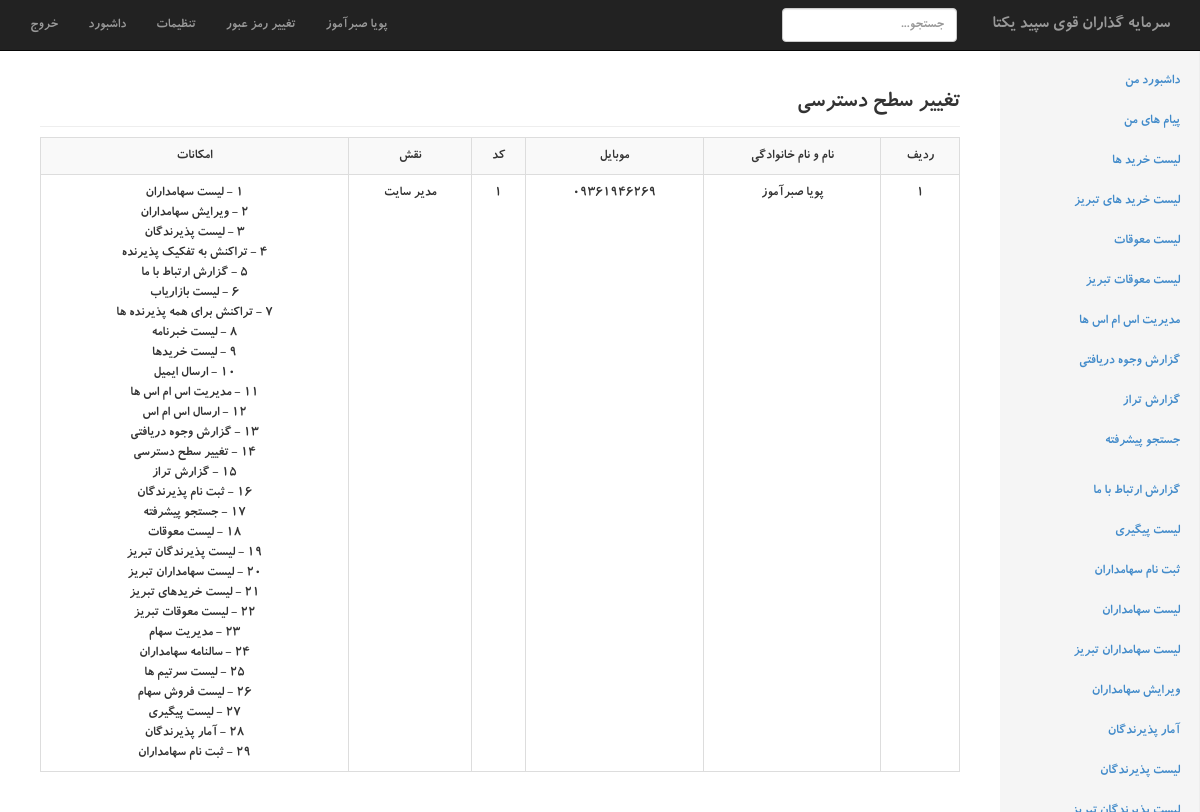
The page /index.php?page=change_privileges (signed in) on the database its author committed.
### tables this page shows
CREATE TABLE IF NOT EXISTS `roles` (
  `id` int(11) NOT NULL AUTO_INCREMENT,
  `title` varchar(250) NOT NULL,
  PRIMARY KEY (`id`)
);

CREATE TABLE IF NOT EXISTS `rolespermissions` (
  `id` int(11) NOT NULL AUTO_INCREMENT,
  `roles_id` int(11) NOT NULL,
  `permissions_id` int(11) NOT NULL,
  PRIMARY KEY (`id`)
);

CREATE TABLE IF NOT EXISTS `permissions` (
  `id` int(11) NOT NULL AUTO_INCREMENT,
  `title` varchar(250) NOT NULL,
  `ENtitle` varchar(250) NOT NULL,
  PRIMARY KEY (`id`)
);

### include/change_privileges.php (the view, shortened to what this page needs)
<h3 class="sub-header">تغییر سطح دسترسی</h3>
<div class="table-responsive">
            <table class="table table-striped table-hover table-bordered">
                <tr>
					<th>ردیف</th>
                    <th>نام و نام خانوادگی</th>
					<th>موبایل</th>
                    <th>کد</th>
                    <th>نقش</th>
                    <th>امکانات</th>
				</tr>
<?php
$i = 1 ;
$mojavez='';
	$server_name="localhost";
	$username_db="sunnycart";
	$password_db="kosenanat:dD1369";
	$db_name="sunnycart";
	$mysqli=new mysqli($server_name,$username_db,$password_db,$db_name) or die("Connection Failed...!");
	$mysqli->set_charset("utf8");
	$admins_query = "SELECT
								 admins.first_name
								,admins.last_name
								,admins.mobile
								,admins.roles_id
								,roles.id
								,roles.title
								 FROM admins
									INNER JOIN roles
											ON admins.roles_id = roles.id";
	$admins_result = $mysqli->query($admins_query);
while($admins_row = $admins_result ->fetch_assoc()){
			$roles_id = $admins_row['roles_id'];
			$roles_query = "SELECT * FROM rolespermissions WHERE roles_id = '$roles_id' ; ";
			$roles_result = $mysqli->query($roles_query);
			while($roles_row = $roles_result ->fetch_assoc()){
				$permissions_id = $roles_row['permissions_id'];
					$permissions_query = "SELECT * FROM permissions WHERE id = '$permissions_id' ; ";
					$permissions_result = $mysqli->query($permissions_query);
					$permissions_row = $permissions_result ->fetch_assoc();
					$permissions_title = $permissions_row['title'];
				$mojavez .= $permissions_id.' - '.$permissions_title.'<br>';
			}
		echo "
		  <tr>
					<td>$i</td>
					<td>$admins_row[first_name] $admins_row[last_name]</td>
					<td>$admins_row[mobile]</td>
					<td>$admins_row[roles_id]</td>
					<td>$admins_row[title]</td>
					<td>$mojavez</td>
		  </tr>";
		$i++;
}
?>
</table>
</div>

### index.php (shortened to what this page needs)
<!DOCTYPE html>
<html lang="en">
  <head>
    <link href="css/bootstrap.min.css" rel="stylesheet">
    <link href="css/style.css" rel="stylesheet">
    <link href="css/dashboard.css" rel="stylesheet">
  </head>
  <body>
    <div class="navbar navbar-inverse navbar-fixed-top" role="navigation">
      <div class="container-fluid">
        <div class="navbar-collapse collapse">
          <ul class="nav navbar-nav navbar-right" style="float:left !important">
            <li><a href="logout.php">خروج</a></li>
            <li><a href="#">داشبورد</a></li>
            <li><a href="#">تنظیمات</a></li>
            <li><a href="index.php?page=password_update">تغییر رمز عبور</a></li>
            <li><a href="index.php?page=home"><?php echo $_SESSION['MM_admin_first_name'].' '.$_SESSION['MM_admin_last_name']; ?></a></li>
          </ul>
          <a class="navbar-brand" href="index.php" style="float:right; margin-left:20px;">سرمایه گذاران قوی سپید یکتا</a>
          <form class="navbar-form navbar-right">
            <input type="text" class="form-control" placeholder="جستجو...">
          </form>
        </div>
      </div>
    </div>
    <div class="container-fluid">
      <div class="row">
        <?php include('include/sidebar.php'); ?>
        <div class="col-sm-9 col-md-10 main">
          <?php
		  	if(isset($_GET['page'])){
					if(is_file("include/$_GET[page].php")){
						include("include/$_GET[page].php");
					}elseif(is_file("include/tabriz/$_GET[page].php")){
						include("include/tabriz/$_GET[page].php");
					}else{
						echo 'صفحه مورد نظر وجود ندارد.';}
			}else{
				include('include/home.php');
			}
		  ?>
        </div>
      </div>
    </div>
  </body>
</html>

### include/sidebar.php (shortened to what this page needs)
<?php
	$users_list = false;
	$users_list_tabriz = false;
	$users_edit = false;
	$receptors_list = false;
	$receptors_list_tabriz = false;
	$contactus_list = false;
	$transactions_list = false;
	$unknown_list = false;
	$transactions_list_tabriz = false;
	$unknown_list_tabriz = false;
	$sms_management = false;
	$credit = false;
	$taraz = false;
	$advance_search = false;
	$follow_list = false;
	$receptors_stat = false;
	$signup_users = false;
	$home_active='';$messages_active='';
	$users_list_active='';$users_list_tabriz_active='';$users_edit_active='';$receptors_list_active='';$receptors_list_tabriz_active='';$reader_active='';
	$contactus_list_active='';$marketers_list_active='';$datereader_active='';
	$newsletter_list_active='';$transactions_list_active='';$unknown_list_active='';$transactions_list_tabriz_active='';$unknown_list_tabriz_active='';$mail_group_send_active='';
	$sms_management_active='';$sms_group_send_active='';$credit_active='';$change_privileges_active='';
	$taraz_active='';$signup_receptors_active='';$advance_search_active='';$stock_management_active='';$stock_list_active='';
	$leaders_list_active='';$stock_sale_list_active='';$follow_list_active='';$receptors_stat_active='';$signup_users_active='';
	if(in_array('users_list',$_SESSION['permissions'])){ $users_list = true; }
	if(in_array('users_list_tabriz',$_SESSION['permissions'])){ $users_list_tabriz = true; }
	if(in_array('users_edit',$_SESSION['permissions'])){ $users_edit = true; }
	if(in_array('receptors_list',$_SESSION['permissions'])){ $receptors_list = true; }
	if(in_array('receptors_list_tabriz',$_SESSION['permissions'])){ $receptors_list_tabriz = true; }
	if(in_array('contactus_list',$_SESSION['permissions'])){ $contactus_list = true; }
	if(in_array('transactions_list',$_SESSION['permissions'])){ $transactions_list = true; }
	if(in_array('unknown_list',$_SESSION['permissions'])){ $unknown_list = true; }
	if(in_array('transactions_list_tabriz',$_SESSION['permissions'])){ $transactions_list_tabriz = true; }
	if(in_array('unknown_list_tabriz',$_SESSION['permissions'])){ $unknown_list_tabriz = true; }
	if(in_array('sms_management',$_SESSION['permissions'])){ $sms_management = true; }
	if(in_array('credit',$_SESSION['permissions'])){ $credit = true; }
	if(in_array('taraz',$_SESSION['permissions'])){ $taraz = true; }
	if(in_array('advance_search',$_SESSION['permissions'])){ $advance_search = true; }
	if(in_array('follow_list',$_SESSION['permissions'])){ $follow_list = true; }
	if(in_array('receptors_stat',$_SESSION['permissions'])){ $receptors_stat = true; }
	if(in_array('signup_users',$_SESSION['permissions'])){ $signup_users = true; }
?>
<div class="col-sm-3 col-md-2 sidebar">
  <ul class="nav nav-sidebar">
<?php
     	echo "<li class='$home_active' ><a href='index.php?page=home'>داشبورد من</a></li>";
     	echo "<li class='$messages_active' ><a href='index.php?page=messages'>پیام های من</a></li>";
     	if($transactions_list == true){ echo "<li class='$transactions_list_active' ><a href='index.php?page=transactions_list'>لیست خرید ها</a></li>";}
     	if($transactions_list_tabriz == true){ echo "<li class='$transactions_list_tabriz_active' ><a href='index.php?page=transactions_list_tabriz'>لیست خرید های تبریز</a></li>";}
     	if($unknown_list == true){ echo "<li class='$unknown_list_active' ><a href='index.php?page=unknown_list'>لیست معوقات</a></li>";}
     	if($unknown_list_tabriz == true){ echo "<li class='$unknown_list_tabriz_active' ><a href='index.php?page=unknown_list_tabriz'>لیست معوقات تبریز</a></li>";}
    	if($sms_management == true){ echo "<li class='$sms_management_active' ><a href='index.php?page=sms_management'>مدیریت اس ام اس ها</a></li>";}
    	if($credit == true){ echo "<li class='$credit_active' ><a href='index.php?page=credit'>گزارش وجوه دریافتی</a></li>";}
    	if($taraz == true){ echo "<li class='$taraz_active' ><a href='index.php?page=taraz'>گزارش تراز</a></li>";}
    	if($advance_search == true){ echo "<li class='$advance_search_active' ><a href='index.php?page=advance_search'>جستجو پیشرفته</a></li>";}
  echo '</ul>
  <ul class="nav nav-sidebar">';
    	if($contactus_list == true){ echo "<li class='$contactus_list_active' ><a href='index.php?page=contactus_list'>گزارش ارتباط با ما</a></li>";}
    	if($follow_list == true){ echo "<li class='$follow_list_active' ><a href='index.php?page=follow_list&pages=1'>لیست پیگیری</a></li>";}
    	if($signup_users == true){ echo "<li class='$signup_users_active' ><a href='index.php?page=signup_users'>ثبت نام سهامداران</a></li>";}
    	if($users_list == true){ echo "<li class='$users_list_active' ><a href='index.php?page=users_list&pages=1'>لیست سهامداران</a></li>";}
    	if($users_list_tabriz == true){ echo "<li class='$users_list_tabriz_active' ><a href='index.php?page=users_list_tabriz&pages=1'>لیست سهامداران تبریز</a></li>";}
    	if($users_edit == true){ echo "<li class='$users_edit_active' ><a href='index.php?page=users_edit'>ویرایش سهامداران</a></li>";}
    	if($receptors_stat == true){ echo "<li class='$receptors_stat_active' ><a href='index.php?page=receptors_stat'>آمار پذیرندگان</a></li>";}
    	if($receptors_list == true){ echo "<li class='$receptors_list_active' ><a href='index.php?page=receptors_list'>لیست پذیرندگان</a></li>";}
    	if($receptors_list_tabriz == true){ echo "<li class='$receptors_list_tabriz_active' ><a href='index.php?page=receptors_list_tabriz'>لیست پذیرندگان تبریز</a></li>";}
 echo  '</ul>
  <ul class="nav nav-sidebar">';
?>
  </ul>
</div>

### css/dashboard.css (style rules this page uses)
body { padding-top: 50px; direction:rtl; font-family:bkoodakbold,tahoma; }
.sub-header { padding-bottom: 10px; border-bottom: 1px solid #eee; }
@media (min-width: 768px) { .sidebar { position: fixed; top: 51px; bottom: 0; right: 0; z-index: 1000; display: block; padding: 10px; overflow-x: hidden; overflow-y: auto; background-color: #f5f5f5; border-right: 1px solid #eee; } }
.nav-sidebar { margin-right: -51px; margin-bottom: 10px; margin-left: -20px; }
.nav-sidebar > li > a { padding-right: 20px; padding-left: 20px; }
.main { padding: 20px; }
@media (min-width: 768px) { .main { padding-right: 40px; padding-left: 40px; } }
td { text-align:center; }
th { text-align:center; }

### rows shown on the page
rolespermissions: permissions.title "لیست سهامداران"
rolespermissions: permissions.title "ویرایش سهامداران"
rolespermissions: permissions "3", permissions.title "لیست پذیرندگان"
rolespermissions: permissions.title "تراکنش به تفکیک پذیرنده"
rolespermissions: permissions.title "گزارش ارتباط با ما"
rolespermissions: permissions.title "لیست بازاریاب"
rolespermissions: permissions.title "تراکنش برای همه پذیرنده ها"
rolespermissions: permissions.title "لیست خبرنامه"
rolespermissions: permissions.title "لیست خریدها"
rolespermissions: permissions.title "ارسال ایمیل"
rolespermissions: permissions.title "مدیریت اس ام اس ها"
rolespermissions: permissions.title "ارسال اس ام اس"
rolespermissions: permissions.title "گزارش وجوه دریافتی"
rolespermissions: permissions.title "تغییر سطح دسترسی"
rolespermissions: permissions.title "گزارش تراز"
rolespermissions: permissions "16", permissions.title "ثبت نام پذیرندگان"
rolespermissions: permissions.title "جستجو پیشرفته"
rolespermissions: permissions.title "لیست معوقات"
rolespermissions: permissions.title "لیست پذیرندگان تبریز"
rolespermissions: permissions.title "لیست سهامداران تبریز"
rolespermissions: permissions.title "لیست خریدهای تبریز"
rolespermissions: permissions.title "لیست معوقات تبریز"
rolespermissions: permissions.title "مدیریت سهام"
rolespermissions: permissions.title "سالنامه سهامداران"
rolespermissions: permissions.title "لیست سرتیم ها"
rolespermissions: permissions.title "لیست فروش سهام"
rolespermissions: permissions.title "لیست پیگیری"
rolespermissions: permissions.title "آمار پذیرندگان"
rolespermissions: permissions "29", permissions.title "ثبت نام سهامداران"

### other values the page prints
$_SESSION['MM_admin_first_name'] "پویا"
$_SESSION['MM_admin_last_name'] "صبرآموز"
$admins_row[first_name] "پویا"
$admins_row[last_name] "صبرآموز"
$admins_row[mobile] "09361946269"
$admins_row[roles_id] "1"
$admins_row[title] "مدیر سایت"
